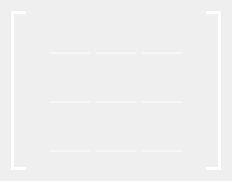
                 <widget class="QFrame" name="MatrixA">
                  <property name="frameShape">
                   <enum>QFrame::NoFrame</enum>
                  </property>
                  <property name="frameShadow">
                   <enum>QFrame::Raised</enum>
                  </property>
                  <layout class="QHBoxLayout" name="horizontalLayout_23">
                   <item>
                    <widget class="QFrame" name="frame_48">
                     <property name="minimumSize">
                      <size>
                       <width>15</width>
                       <height>0</height>
                      </size>
                     </property>
                     <property name="maximumSize">
                      <size>
                       <width>16777215</width>
                       <height>160</height>
                      </size>
                     </property>
                     <property name="styleSheet">
                      <string notr="true">border-top: 3px solid white;
border-left: 3px solid white;
border-bottom: 3px solid white;

</string>
                     </property>
                     <property name="frameShape">
                      <enum>QFrame::NoFrame</enum>
                     </property>
                     <property name="frameShadow">
                      <enum>QFrame::Raised</enum>
                     </property>
                    </widget>
                   </item>
                   <item>
                    <widget class="QFrame" name="frame_49">
                     <property name="sizePolicy">
                      <sizepolicy hsizetype="Fixed" vsizetype="Fixed">
                       <horstretch>0</horstretch>
                       <verstretch>0</verstretch>
                      </sizepolicy>
                     </property>
                     <property name="styleSheet">
                      <string notr="true">border: 2px;
border-color:  rgb(255, 255, 255);</string>
                     </property>
                     <property name="frameShape">
                      <enum>QFrame::NoFrame</enum>
                     </property>
                     <property name="frameShadow">
                      <enum>QFrame::Raised</enum>
                     </property>
                     <layout class="QVBoxLayout" name="verticalLayout_14">
                      <item>
                       <widget class="QFrame" name="frame_50">
                        <property name="frameShape">
                         <enum>QFrame::NoFrame</enum>
                        </property>
                        <property name="frameShadow">
                         <enum>QFrame::Raised</enum>
                        </property>
                        <layout class="QHBoxLayout" name="horizontalLayout_24">
                         <item>
                          <widget class="QLineEdit" name="A1">
                           <property name="minimumSize">
                            <size>
                             <width>0</width>
                             <height>0</height>
                            </size>
                           </property>
                           <property name="maximumSize">
                            <size>
                             <width>40</width>
                             <height>16777215</height>
                            </size>
                           </property>
                           <property name="styleSheet">
                            <string notr="true">background-color:rgba(0, 0, 0, 0);
border:none;
color:rgb(255, 255, 255);
border-bottom: 2px solid rgba(255, 255, 255, 100);
padding-bottom:7px;
font-size: 10px;
font-family: &quot;SF Pro Display&quot;; 
	font-weight: bold; 
    font-style: normal;</string>
                           </property>
                           <property name="alignment">
                            <set>Qt::AlignCenter</set>
                           </property>
                          </widget>
                         </item>
                         <item>
                          <widget class="QLineEdit" name="A2">
                           <property name="maximumSize">
                            <size>
                             <width>40</width>
                             <height>16777215</height>
                            </size>
                           </property>
                           <property name="styleSheet">
                            <string notr="true">background-color:rgba(0, 0, 0, 0);
border:none;
color:rgb(255, 255, 255);
border-bottom: 2px solid rgba(255, 255, 255, 100);
padding-bottom:7px;
font-size: 10px;
font-family: &quot;SF Pro Display&quot;; 
	font-weight: bold; 
    font-style: normal;</string>
                           </property>
                           <property name="alignment">
                            <set>Qt::AlignCenter</set>
                           </property>
                          </widget>
                         </item>
                         <item>
                          <widget class="QLineEdit" name="A3">
                           <property name="maximumSize">
                            <size>
                             <width>40</width>
                             <height>16777215</height>
                            </size>
                           </property>
                           <property name="styleSheet">
                            <string notr="true">background-color:rgba(0, 0, 0, 0);
border:none;
color:rgb(255, 255, 255);
border-bottom: 2px solid rgba(255, 255, 255, 100);
padding-bottom:7px;
font-size: 10px;
font-family: &quot;SF Pro Display&quot;; 
	font-weight: bold; 
    font-style: normal;</string>
                           </property>
                           <property name="alignment">
                            <set>Qt::AlignCenter</set>
                           </property>
                          </widget>
                         </item>
                        </layout>
                       </widget>
                      </item>
                      <item>
                       <widget class="QFrame" name="frame_51">
                        <property name="frameShape">
                         <enum>QFrame::NoFrame</enum>
                        </property>
                        <property name="frameShadow">
                         <enum>QFrame::Raised</enum>
                        </property>
                        <layout class="QHBoxLayout" name="horizontalLayout_25">
                         <item>
                          <widget class="QLineEdit" name="A4">
                           <property name="maximumSize">
                            <size>
                             <width>40</width>
                             <height>16777215</height>
                            </size>
                           </property>
                           <property name="styleSheet">
                            <string notr="true">background-color:rgba(0, 0, 0, 0);
border:none;
color:rgb(255, 255, 255);
border-bottom: 2px solid rgba(255, 255, 255, 100);
padding-bottom:7px;
font-size: 10px;
font-family: &quot;SF Pro Display&quot;; 
	font-weight: bold; 
    font-style: normal;</string>
                           </property>
                           <property name="alignment">
                            <set>Qt::AlignCenter</set>
                           </property>
                          </widget>
                         </item>
                         <item>
                          <widget class="QLineEdit" name="A5">
                           <property name="maximumSize">
                            <size>
                             <width>40</width>
                             <height>16777215</height>
                            </size>
                           </property>
                           <property name="styleSheet">
                            <string notr="true">background-color:rgba(0, 0, 0, 0);
border:none;
color:rgb(255, 255, 255);
border-bottom: 2px solid rgba(255, 255, 255, 100);
padding-bottom:7px;
font-size: 10px;
font-family: &quot;SF Pro Display&quot;; 
	font-weight: bold; 
    font-style: normal;</string>
                           </property>
                           <property name="alignment">
                            <set>Qt::AlignCenter</set>
                           </property>
                          </widget>
                         </item>
                         <item>
                          <widget class="QLineEdit" name="A6">
                           <property name="maximumSize">
                            <size>
                             <width>40</width>
                             <height>16777215</height>
                            </size>
                           </property>
                           <property name="styleSheet">
                            <string notr="true">background-color:rgba(0, 0, 0, 0);
border:none;
color:rgb(255, 255, 255);
border-bottom: 2px solid rgba(255, 255, 255, 100);
padding-bottom:7px;
font-size: 10px;
font-family: &quot;SF Pro Display&quot;; 
	font-weight: bold; 
    font-style: normal;</string>
                           </property>
                           <property name="alignment">
                            <set>Qt::AlignCenter</set>
                           </property>
                          </widget>
                         </item>
                        </layout>
                       </widget>
                      </item>
                      <item>
                       <widget class="QFrame" name="frame_52">
                        <property name="frameShape">
                         <enum>QFrame::NoFrame</enum>
                        </property>
                        <property name="frameShadow">
                         <enum>QFrame::Raised</enum>
                        </property>
                        <layout class="QHBoxLayout" name="horizontalLayout_26">
                         <item>
                          <widget class="QLineEdit" name="A7">
                           <property name="maximumSize">
                            <size>
                             <width>40</width>
                             <height>16777215</height>
                            </size>
                           </property>
                           <property name="styleSheet">
                            <string notr="true">background-color:rgba(0, 0, 0, 0);
border:none;
color:rgb(255, 255, 255);
border-bottom: 2px solid rgba(255, 255, 255, 100);
padding-bottom:7px;
font-size: 10px;
font-family: &quot;SF Pro Display&quot;; 
	font-weight: bold; 
    font-style: normal;</string>
                           </property>
                           <property name="alignment">
                            <set>Qt::AlignCenter</set>
                           </property>
                          </widget>
                         </item>
                         <item>
                          <widget class="QLineEdit" name="A8">
                           <property name="maximumSize">
                            <size>
                             <width>40</width>
                             <height>16777215</height>
                            </size>
                           </property>
                           <property name="styleSheet">
                            <string notr="true">background-color:rgba(0, 0, 0, 0);
border:none;
color:rgb(255, 255, 255);
border-bottom: 2px solid rgba(255, 255, 255, 100);
padding-bottom:7px;
font-size: 10px;
font-family: &quot;SF Pro Display&quot;; 
	font-weight: bold; 
    font-style: normal;</string>
                           </property>
                           <property name="alignment">
                            <set>Qt::AlignCenter</set>
                           </property>
                          </widget>
                         </item>
                         <item>
                          <widget class="QLineEdit" name="A9">
                           <property name="maximumSize">
                            <size>
                             <width>40</width>
                             <height>16777215</height>
                            </size>
                           </property>
                           <property name="styleSheet">
                            <string notr="true">background-color:rgba(0, 0, 0, 0);
border:none;
color:rgb(255, 255, 255);
border-bottom: 2px solid rgba(255, 255, 255, 100);
padding-bottom:7px;
font-size: 10px;
font-family: &quot;SF Pro Display&quot;; 
	font-weight: bold; 
    font-style: normal;</string>
                           </property>
                           <property name="alignment">
                            <set>Qt::AlignCenter</set>
                           </property>
                          </widget>
                         </item>
                        </layout>
                       </widget>
                      </item>
                     </layout>
                    </widget>
                   </item>
                   <item>
                    <widget class="QFrame" name="frame_53">
                     <property name="minimumSize">
                      <size>
                       <width>15</width>
                       <height>0</height>
                      </size>
                     </property>
                     <property name="maximumSize">
                      <size>
                       <width>15</width>
                       <height>160</height>
                      </size>
                     </property>
                     <property name="styleSheet">
                      <string notr="true">border-top: 3px solid white;
border-right: 3px solid white;
border-bottom: 3px solid white;
</string>
                     </property>
                     <property name="frameShape">
                      <enum>QFrame::NoFrame</enum>
                     </property>
                     <property name="frameShadow">
                      <enum>QFrame::Raised</enum>
                     </property>
                    </widget>
                   </item>
                  </layout>
                 </widget>
